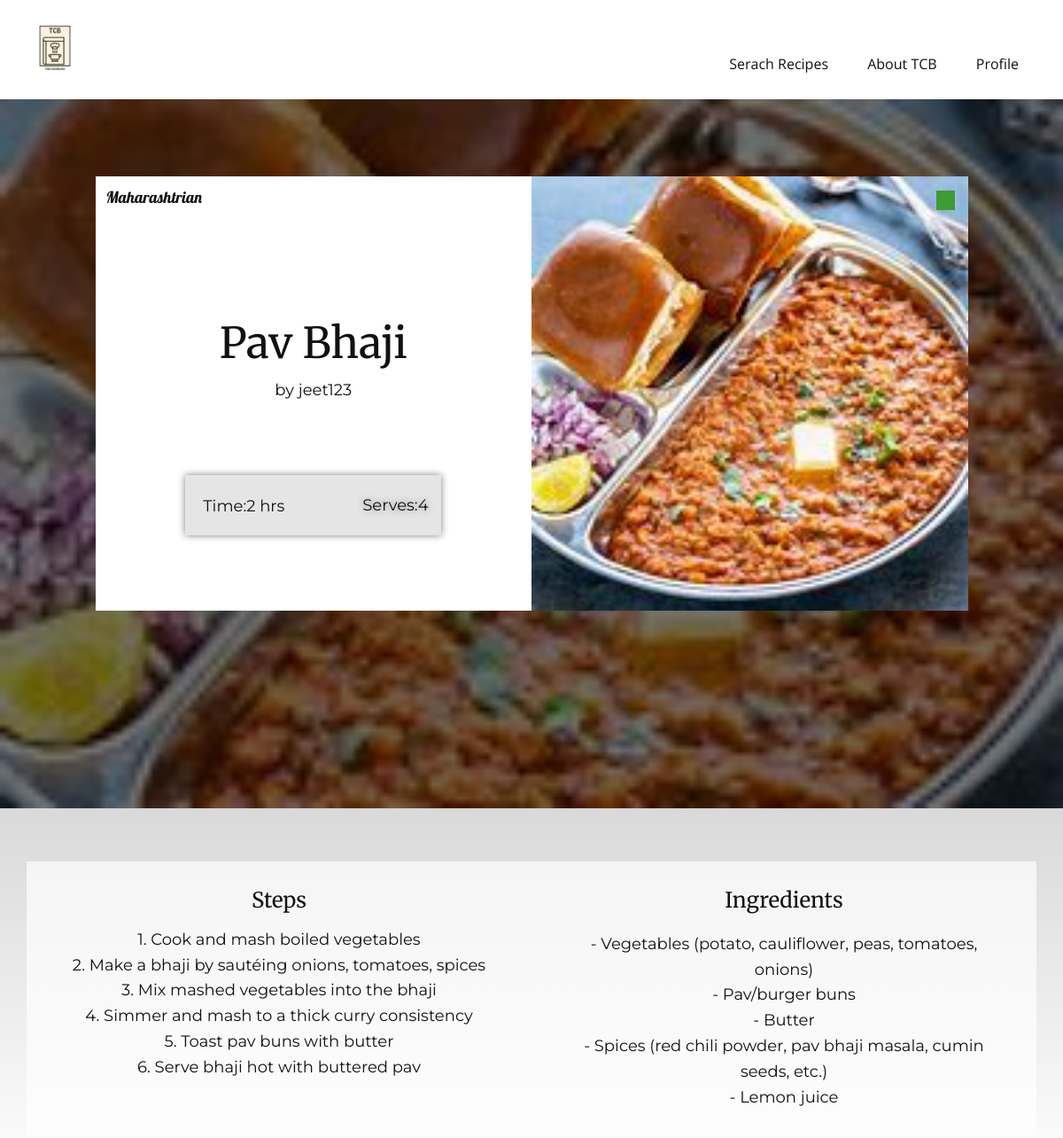
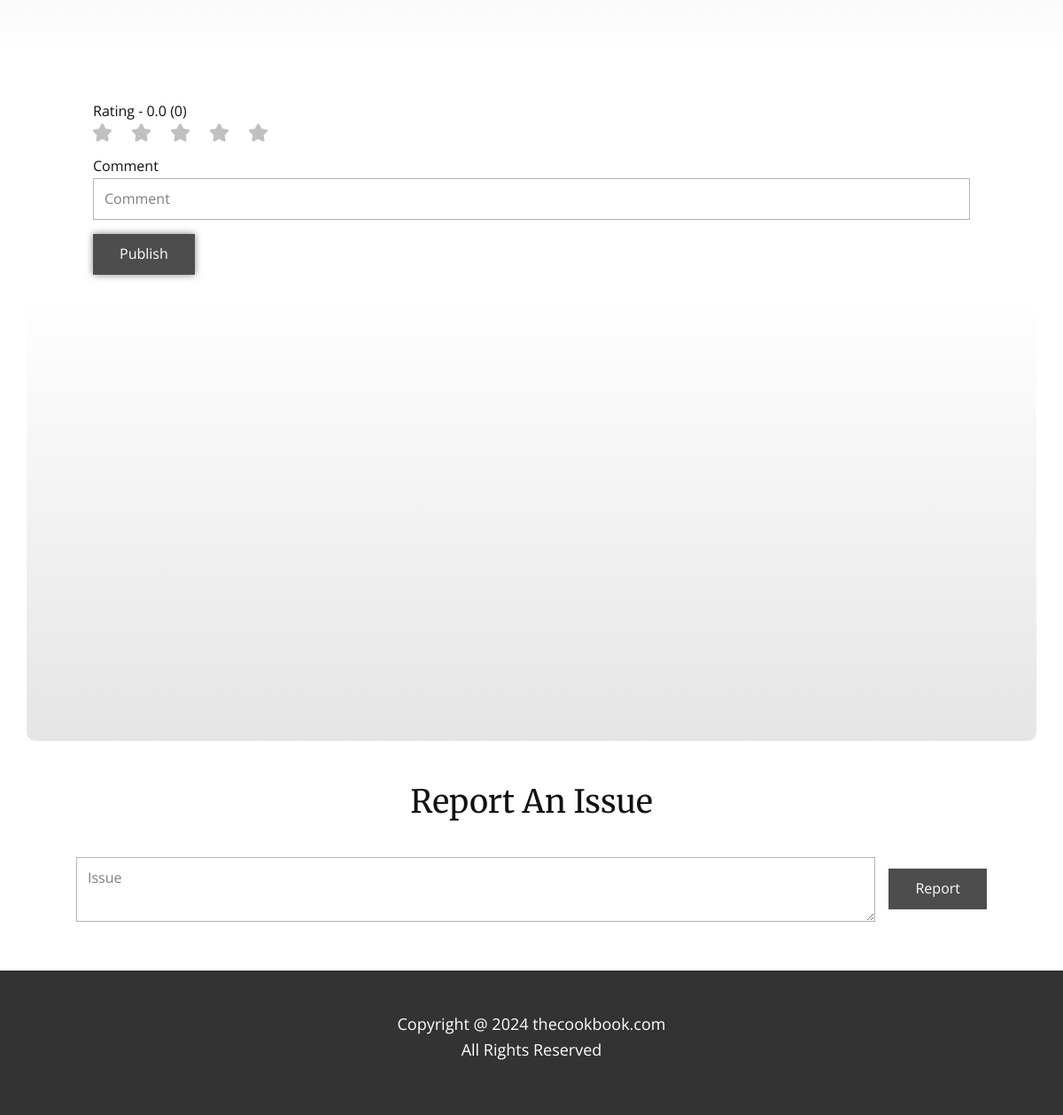
Screenshot of /vrecipe/8/ (signed in) with the database file from the repository (2 pictures, top to bottom).
### TCB/models.py (models this page shows)
class Recipe(models.Model):
    recipe_id = models.AutoField(primary_key=True)
    user = models.ForeignKey(User, on_delete=models.CASCADE)
    recipe_name = models.CharField(max_length=100)
    recipe_image = models.ImageField(upload_to='static/recipe_images/')
    recipe_steps = models.TextField()
    ingredients = models.TextField()
    cooking_time = models.CharField(max_length=100)
    serving = models.IntegerField()
    cuisine = models.ForeignKey(Cuisine, on_delete=models.CASCADE)
    category = models.ForeignKey(Category, on_delete=models.CASCADE)
    rating = models.FloatField(default=0)
    count = models.IntegerField(default=0)
    veg = models.BooleanField()

class Cuisine(models.Model):
    cuisine_id = models.AutoField(primary_key=True)
    cuisine_name = models.CharField(max_length=100)

### TCB/views.py (the view)
# urls.py: path('vrecipe/<int:recipe_id>/',views.vrecipe,name="vrecipe"),
@login_required(login_url='/login')
def vrecipe(request,recipe_id):
    recipe = get_object_or_404(Recipe, recipe_id=recipe_id)
    user = request.user
    comment = Comment.objects.filter(user=user,recipe=recipe).first()
    all_comments = Comment.objects.filter(recipe=recipe)
    paginator = Paginator(all_comments,3)
    page_number = request.GET.get('page')
    try:
        comments = paginator.page(page_number)
    except PageNotAnInteger:
        comments = paginator.page(1)
    except EmptyPage:
        comments = paginator.page(paginator.num_pages)
    context={
        'recipe' : recipe,
        'comment' : comment,
        'comments' : comments,
    }
    return render(request,"vrecipe.html",context)

### templates/vrecipe.html (shortened to what this page needs)
{% load static %}
<!DOCTYPE html>
<html style="font-size: 16px;" lang="en">
  <head>
    <link rel="stylesheet" href="{% static 'nicepage.css' %}" media="screen" />
    <link rel="stylesheet" href="{% static 'vrecipe.css' %}" media="screen" />
  </head>
  <body data-path-to-root="./" data-include-products="false" class="u-body u-xl-mode" data-lang="en">
    <header class="u-clearfix u-header u-header" id="sec-2ef3">
      <div class="u-clearfix u-sheet u-sheet-1">
        <a href="/" class="u-image u-logo u-image-1" title="home"><img src="{% static 'images/TCB_transparent.png' %}" class="u-logo-image u-logo-image-1" /></a>
        <nav class="u-menu u-menu-dropdown u-offcanvas u-menu-1">
          <div class="u-custom-menu u-nav-container">
            <ul class="u-nav u-unstyled u-nav-1">
              {% if user.is_authenticated %}
                <li class="u-nav-item">
                  <a class="u-button-style u-nav-link u-text-active-palette-1-base u-text-hover-palette-2-base" href="/" style="padding: 10px 20px;">Serach Recipes</a>
                </li>
              {% endif %}
              <li class="u-nav-item">
                <a class="u-button-style u-nav-link u-text-active-palette-1-base u-text-hover-palette-2-base" href="/aboutus" style="padding: 10px 20px;">About TCB</a>
              </li>
              {% if user.is_authenticated %}
                <li class="u-nav-item">
                  <a class="u-button-style u-nav-link u-text-active-palette-1-base u-text-hover-palette-2-base" style="padding: 10px 20px;">Profile</a>
                </li>
              {% endif %}
            </ul>
          </div>
        </nav>
      </div>
    </header>
    <section class="u-clearfix u-image u-shading u-section-1" id="sec-3f03" data-image-width="1280" data-image-height="862">
      <div class="u-clearfix u-sheet u-valign-middle-xs u-sheet-1">
        <div class="data-layout-selected u-clearfix u-expanded-width-sm u-expanded-width-xs u-gutter-0 u-layout-wrap u-layout-wrap-1">
          <div class="u-layout" style="">
            <div class="u-layout-row" style="">
              <div class="u-align-center u-container-style u-layout-cell u-left-cell u-size-30 u-size-xs-60 u-white u-layout-cell-1" src="">
                <div class="u-container-layout u-container-layout-1">
                  <p class="u-align-center u-custom-font u-font-lobster u-text u-text-default u-text-1">{{recipe.cuisine.cuisine_name}}</p>
                  <h2 class="u-align-center u-custom-font u-font-merriweather u-text u-text-default u-text-2">{{recipe.recipe_name}}</h2>
                  <p class="u-align-center u-custom-font u-font-montserrat u-text u-text-default u-text-3">by {{recipe.user.username}}</p>
                  <div class="u-align-center u-container-align-center-lg u-container-align-center-md u-container-align-center-sm u-container-align-center-xl u-container-style u-grey-10 u-group u-group-1">
                    <div class="u-container-layout">
                      <p class="u-align-center u-custom-font u-font-montserrat u-text u-text-default u-text-4"  >Serves:{{recipe.serving}}</p>
                      <p class="u-align-center u-custom-font u-font-montserrat u-text u-text-default u-text-5">Time:{{recipe.cooking_time}} hrs</p>
                    </div>
                  </div>
                </div>
              </div>
              <div class="u-align-center u-container-style u-image u-layout-cell u-right-cell u-size-30 u-size-xs-60 u-image-1" src="" data-image-width="1280" data-image-height="862">
                <div class="u-container-layout u-container-layout-3" src="">
                  <div class="{% if recipe.veg %}green-box{% else %}red-box{% endif %} u-custom-color-1 u-preserve-proportions u-shape u-shape-rectangle u-shape-1"></div>
                </div>
              </div>
            </div>
          </div>
        </div>
      </div>
    </section>
    <section class="u-clearfix u-gradient u-section-2" id="sec-dddb">
      <div class="u-clearfix u-sheet u-valign-middle u-sheet-1">
        <div class="data-layout-selected u-clearfix u-expanded-width u-layout-wrap u-layout-wrap-1">
          <div class="u-layout">
            <div class="u-layout-row">
              <div class="u-container-style u-layout-cell u-opacity u-opacity-70 u-size-30 u-white u-layout-cell-1">
                <div class="u-container-layout u-container-layout-1">
                  <h4 class="u-align-center u-custom-font u-font-merriweather u-text u-text-default u-text-1">Steps</h4>
                  <p class="u-align-center u-custom-font u-font-montserrat u-text u-text-2">
                    {{recipe.recipe_steps|linebreaksbr}}
                  </p>
                </div>
              </div>
              <div class="u-container-style u-layout-cell u-opacity u-opacity-70 u-size-30 u-white u-layout-cell-2">
                <div class="u-container-layout u-container-layout-2">
                  <h4 class="u-align-center u-custom-font u-font-merriweather u-text u-text-default u-text-3">Ingredients</h4>
                  <p class="u-align-center u-custom-font u-font-montserrat u-text u-text-4">
                    {{recipe.ingredients|linebreaksbr}}
                  </p>
                </div>
              </div>
            </div>
          </div>
        </div>
      </div>
    </section>
    <section class="u-align-center u-clearfix u-section-3" id="sec-1959">
      <div class="u-clearfix u-sheet u-valign-middle-xs u-sheet-1">
        <div class="u-align-center-xs u-form u-form-1">
          <form action="comment" class="u-clearfix u-form-spacing-15 u-form-vertical u-inner-form" style="padding: 15px" source="email" method="post">
            <div class="u-form-group u-form-rating u-form-group-1">
              <label for="form-rating-7e22" class="u-label">Rating - {{recipe.rating}} ({{recipe.count}})</label>
              <div class="u-rating-icons u-spacing-23" id="rating-div">
                <span class="u-form-rating-item u-passive-icon u-text-grey-25 u-passive-icon-1">
                  <svg class="u-svg-link" preserveAspectRatio="xMidYMin slice" viewBox="0 0 49.94 49.94" style="">
                    <use xmlns:xlink="http://www.w3.org/1999/xlink" xlink:href="#svg-6e4d"></use>
                  </svg>
                </span>
                <span class="u-form-rating-item u-passive-icon u-text-grey-25 u-passive-icon-2">
                  <svg class="u-svg-link" preserveAspectRatio="xMidYMin slice" viewBox="0 0 49.94 49.94" style="">
                    <use xmlns:xlink="http://www.w3.org/1999/xlink" xlink:href="#svg-1839"></use>
                  </svg>
                </span>
                <span class="u-form-rating-item u-passive-icon u-text-grey-25 u-passive-icon-3">
                  <svg class="u-svg-link" preserveAspectRatio="xMidYMin slice" viewBox="0 0 49.94 49.94" style="">
                    <use xmlns:xlink="http://www.w3.org/1999/xlink" xlink:href="#svg-2a5b"></use>
                  </svg>
                </span>
                <span class="u-form-rating-item u-passive-icon u-text-grey-25 u-passive-icon-4">
                  <svg class="u-svg-link" preserveAspectRatio="xMidYMin slice" viewBox="0 0 49.94 49.94" style="">
                    <use xmlns:xlink="http://www.w3.org/1999/xlink" xlink:href="#svg-e988"></use>
                  </svg>
                </span>
                <span class="u-form-rating-item u-passive-icon u-text-grey-25 u-passive-icon-5">
                  <svg class="u-svg-link" preserveAspectRatio="xMidYMin slice" viewBox="0 0 49.94 49.94" style="">
                    <use xmlns:xlink="http://www.w3.org/1999/xlink" xlink:href="#svg-f22e"></use>
                  </svg>
                </span>
              </div>
            </div>
            <div class="u-form-group u-form-name u-label-top u-form-group-2">
              <label for="name-558c" class="u-label">Comment</label>
              <input type="text" placeholder="Comment" id="name-558c" name="comment" class="u-input u-input-rectangle" maxlength="150" />
            </div>
            <div class="u-form-group u-form-submit u-label-top u-form-group-3">
              <a href="comment" onclick="reloadPage()"class="u-border-none u-btn u-btn-submit u-button-style u-grey-70 u-btn-1">Publish</a>
            </div>
          </form>
        </div>
        <div class="u-container-style u-expanded-width u-gradient u-group u-radius u-shape-round u-group-1">
          <div class="u-container-layout u-valign-bottom-lg u-valign-bottom-md u-valign-bottom-sm u-valign-bottom-xl u-container-layout-1">
            <div class="u-expanded-width-xs u-list u-list-1">
              <div id="comments-section" class="u-repeater u-repeater-1">
              </div>
            </div>
          </div>
        </div>
      </div>
    </section>
    <section class="u-align-center u-clearfix u-section-4" id="sec-988d">
      <div class="u-clearfix u-sheet u-sheet-1">
        <h3 class="u-custom-font u-font-merriweather u-text u-text-default u-text-1">Report An Issue</h3>
        <div class="u-form u-form-1">
          <form action="/report" class="u-clearfix u-form-horizontal u-form-spacing-15 u-inner-form" style="padding: 15px;" source="email" method="post">
            <div class="u-form-group u-form-message u-label-none">
              <textarea placeholder="Issue" id="email-ef64" name="report" class="u-input u-input-rectangle" required="required"></textarea>
            </div>
            <div class="u-form-group u-form-submit">
              <a href="/report" onclick="reloadPage1()" class="u-border-none u-btn u-btn-submit u-button-style u-grey-70 u-btn-1">Report</a>
            </div>
          </form>
        </div>
      </div>
    </section>
    <footer class="u-align-center u-clearfix u-footer u-grey-80 u-footer" id="sec-2e22">
      <div class="u-clearfix u-sheet u-sheet-1">
        <p class="u-align-center u-text u-text-default u-text-1">
          Copyright @ 2024 thecookbook.com<br />All Rights Reserved
        </p>
      </div>
    </footer>
  </body>
</html>

### static/vrecipe.css (style rules this page uses)
.u-section-1 .u-sheet-1 { min-height: 100vh; }
.u-section-1 .u-layout-wrap-1 { width: 985px; margin: 87px auto 60px; }
.u-section-1 .u-layout-cell-1 { min-height: 490px; }
.u-section-1 .u-container-layout-1 { padding: 10px 12px; }
.u-section-1 .u-text-1 { font-weight: normal; margin: 0 auto 0 0; }
.u-section-1 .u-text-2 { margin: 123px auto 0; }
.u-section-1 .u-text-3 { margin: 12px auto 0; }
.u-section-1 .u-group-1 { width: 289px; min-height: 68px; box-shadow: 0px 0px 8px 0px rgba(128,128,128,1); margin: 82px auto 0; }
.u-section-1 .u-text-4 { text-shadow: 0px 0px 8px rgba(128,128,128,1); font-size: 1.125rem; margin: 20px auto 0 200px; }
.u-section-1 .u-text-5 { font-size: 1.125rem; margin: -28px auto 0 20px; }
.u-section-1 .u-container-layout-3 { padding: 16px 15px; }
.u-section-1 .u-shape-1 { width: 21px; height: 22px; margin: 0 0 0 auto; }
.u-section-2 { background-image: linear-gradient(#d9d9d9, white); }
.u-section-2 .u-sheet-1 { min-height: 400px; }
.u-section-2 .u-layout-wrap-1 { margin-top: 60px; margin-bottom: 60px; }
.u-section-2 .u-layout-cell-1 { background-image: none; min-height: 280px; }
.u-section-2 .u-container-layout-1 { padding: 30px; }
.u-section-2 .u-text-1 { font-weight: 400; margin: 0 auto; }
.u-section-2 .u-text-2 { margin: 15px 10px 0; }
.u-section-2 .u-layout-cell-2 { background-image: none; min-height: 280px; }
.u-section-2 .u-container-layout-2 { padding: 30px; }
.u-section-2 .u-text-3 { font-weight: 400; margin: 0 auto; }
.u-section-2 .u-text-4 { font-weight: 400; margin: 20px 15px 0; }
.u-section-3 .u-sheet-1 { min-height: 784px; }
.u-section-3 .u-form-1 { height: 107px; width: 1020px; margin: 40px auto 0; }
.u-section-3 .u-form-group-1 { margin-left: 0; }
.u-section-3 .u-passive-icon-1 { display: none; height: 21px; width: 21px; }
.u-section-3 .u-passive-icon-2 { display: none; height: 21px; width: 21px; }
.u-section-3 .u-passive-icon-3 { display: none; height: 21px; width: 21px; }
.u-section-3 .u-passive-icon-4 { display: inline; height: 21px; width: 21px; }
.u-section-3 .u-passive-icon-5 { display: inline; height: 21px; width: 21px; }
.u-section-3 .u-form-group-2 { width: 100%; }
.u-section-3 .u-form-group-3 { width: 100%; }
.u-section-3 .u-btn-1 { background-image: none; box-shadow: 0px 0px 8px 0px rgba(128,128,128,1); padding-top: 10px; padding-bottom: 10px; }
.u-section-3 .u-group-1 { --radius: 10px; height: auto; background-image: linear-gradient(white, #e5e5e5); margin-top: -6px; margin-bottom: 0; min-height: 501px; }
.u-section-3 .u-container-layout-1 { padding: 30px 24px; }
.u-section-3 .u-list-1 { width: 1092px; margin: 0 auto 0 0; }
.u-section-3 .u-repeater-1 { grid-gap: 10px 10px; grid-auto-columns: 100%; grid-template-columns: 100%; min-height: 375px; }
.u-section-4 .u-sheet-1 { min-height: 251px; }
.u-section-4 .u-text-1 { margin: 41px auto 0; }
.u-section-4 .u-form-1 { height: 102px; width: 1058px; margin: 25px auto 40px; }
.u-section-4 .u-btn-1 { background-image: none; }

### rows the page displays
Recipe: cuisine.cuisine_name "Maharashtrian", recipe_name "Pav Bhaji", user.username "jeet123", serving "4", cooking_time "2", recipe_steps "1. Cook and mash boiled vegetables 2. Make a bhaji by sautéing onions, tomatoes, spices 3. Mix mashed vegetables into the bhaji 4. Simmer and mash to a thick curry consistency 5. Toast pav buns with butter 6. Serve bhaji hot with buttered pav", ingredients "- Vegetables (potato, cauliflower, peas, tomatoes, onions) - Pav/burger buns - Butter - Spices (red chili powder, pav bhaji masala, cumin seeds, etc.) - Lemon juice", rating "0.0", count "0"
